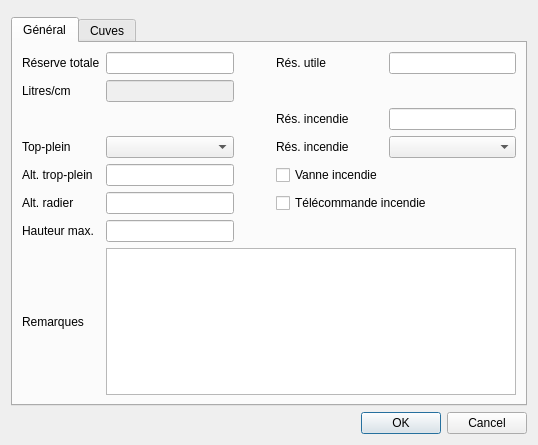
<?xml version="1.0" encoding="UTF-8"?>
<ui version="4.0">
 <class>Dialog</class>
 <widget class="QDialog" name="Dialog">
  <property name="geometry">
   <rect>
    <x>0</x>
    <y>0</y>
    <width>538</width>
    <height>445</height>
   </rect>
  </property>
  <property name="windowTitle">
   <string>Ouvrage - Réservoir</string>
  </property>
  <layout class="QGridLayout" name="gridLayout_3">
   <item row="2" column="0">
    <widget class="QDialogButtonBox" name="buttonBox">
     <property name="orientation">
      <enum>Qt::Horizontal</enum>
     </property>
     <property name="standardButtons">
      <set>QDialogButtonBox::Cancel|QDialogButtonBox::Ok</set>
     </property>
    </widget>
   </item>
   <item row="0" column="0">
    <widget class="QWidget" name="widget" native="true">
     <layout class="QGridLayout" name="gridLayout_2">
      <property name="margin">
       <number>0</number>
      </property>
     </layout>
    </widget>
   </item>
   <item row="1" column="0">
    <widget class="QTabWidget" name="tabWidget">
     <property name="currentIndex">
      <number>0</number>
     </property>
     <widget class="QWidget" name="tab_3">
      <attribute name="title">
       <string>Général</string>
      </attribute>
      <layout class="QGridLayout" name="gridLayout">
       <item row="5" column="2">
        <widget class="QLineEdit" name="altitude_apron"/>
       </item>
       <item row="0" column="1">
        <widget class="QLabel" name="label_3">
         <property name="text">
          <string>Réserve totale</string>
         </property>
        </widget>
       </item>
       <item row="7" column="1">
        <widget class="QLabel" name="label_7">
         <property name="text">
          <string>Remarques</string>
         </property>
        </widget>
       </item>
       <item row="0" column="4">
        <widget class="QLabel" name="label_5">
         <property name="text">
          <string>Rés. utile</string>
         </property>
        </widget>
       </item>
       <item row="0" column="5">
        <widget class="QLineEdit" name="storage_supply"/>
       </item>
       <item row="3" column="1">
        <widget class="QLabel" name="label_9">
         <property name="text">
          <string>Top-plein</string>
         </property>
        </widget>
       </item>
       <item row="4" column="1">
        <widget class="QLabel" name="label_4">
         <property name="text">
          <string>Alt. trop-plein</string>
         </property>
        </widget>
       </item>
       <item row="0" column="2">
        <widget class="QLineEdit" name="storage_total"/>
       </item>
       <item row="4" column="2">
        <widget class="QLineEdit" name="altitude_overflow"/>
       </item>
       <item row="0" column="3">
        <spacer name="horizontalSpacer">
         <property name="orientation">
          <enum>Qt::Horizontal</enum>
         </property>
         <property name="sizeType">
          <enum>QSizePolicy::Fixed</enum>
         </property>
         <property name="sizeHint" stdset="0">
          <size>
           <width>30</width>
           <height>20</height>
          </size>
         </property>
        </spacer>
       </item>
       <item row="1" column="2">
        <widget class="QLineEdit" name="_litrepercm">
         <property name="enabled">
          <bool>false</bool>
         </property>
        </widget>
       </item>
       <item row="3" column="2">
        <widget class="QComboBox" name="fk_overflow"/>
       </item>
       <item row="1" column="1">
        <widget class="QLabel" name="label_11">
         <property name="text">
          <string>Litres/cm</string>
         </property>
        </widget>
       </item>
       <item row="5" column="1">
        <widget class="QLabel" name="label_10">
         <property name="text">
          <string>Alt. radier</string>
         </property>
        </widget>
       </item>
       <item row="5" column="4" colspan="2">
        <widget class="QCheckBox" name="fire_remote">
         <property name="text">
          <string>Télécommande incendie</string>
         </property>
        </widget>
       </item>
       <item row="4" column="4">
        <widget class="QCheckBox" name="fire_valve">
         <property name="text">
          <string>Vanne incendie</string>
         </property>
        </widget>
       </item>
       <item row="3" column="4">
        <widget class="QLabel" name="label_8">
         <property name="text">
          <string>Rés. incendie</string>
         </property>
        </widget>
       </item>
       <item row="2" column="4">
        <widget class="QLabel" name="label_6">
         <property name="text">
          <string>Rés. incendie</string>
         </property>
        </widget>
       </item>
       <item row="3" column="5">
        <widget class="QComboBox" name="fk_firestorage"/>
       </item>
       <item row="2" column="5">
        <widget class="QLineEdit" name="storage_fire"/>
       </item>
       <item row="6" column="1">
        <widget class="QLabel" name="label_22">
         <property name="text">
          <string>Hauteur max.</string>
         </property>
        </widget>
       </item>
       <item row="6" column="2">
        <widget class="QLineEdit" name="height_max"/>
       </item>
       <item row="7" column="2" colspan="4">
        <widget class="QPlainTextEdit" name="remark"/>
       </item>
      </layout>
     </widget>
     <widget class="QWidget" name="tab_4">
      <attribute name="title">
       <string>Cuves</string>
      </attribute>
      <layout class="QGridLayout" name="gridLayout_4">
       <item row="0" column="0">
        <widget class="QGroupBox" name="groupBox">
         <property name="title">
          <string>Cuve 1</string>
         </property>
         <layout class="QGridLayout" name="gridLayout_5">
          <item row="0" column="0">
           <widget class="QLabel" name="label_12">
            <property name="text">
             <string>Type</string>
            </property>
           </widget>
          </item>
          <item row="2" column="0">
           <widget class="QLabel" name="label_14">
            <property name="text">
             <string>Longueur</string>
            </property>
           </widget>
          </item>
          <item row="3" column="0">
           <widget class="QLabel" name="label_15">
            <property name="text">
             <string>Volume</string>
            </property>
           </widget>
          </item>
          <item row="1" column="0">
           <widget class="QLabel" name="label_13">
            <property name="text">
             <string>Diamètre/largeur</string>
            </property>
           </widget>
          </item>
          <item row="4" column="0">
           <widget class="QLabel" name="label_16">
            <property name="text">
             <string>Litres/cm</string>
            </property>
           </widget>
          </item>
          <item row="1" column="1">
           <widget class="QLineEdit" name="cistern1_dimension_1"/>
          </item>
          <item row="2" column="1">
           <widget class="QLineEdit" name="cistern1_dimension_2"/>
          </item>
          <item row="3" column="1">
           <widget class="QLineEdit" name="cistern1_storage"/>
          </item>
          <item row="4" column="1">
           <widget class="QLineEdit" name="_cistern1_litrepercm">
            <property name="enabled">
             <bool>false</bool>
            </property>
           </widget>
          </item>
          <item row="0" column="1">
           <widget class="QComboBox" name="cistern1_fk_type"/>
          </item>
         </layout>
        </widget>
       </item>
       <item row="0" column="1">
        <spacer name="horizontalSpacer_2">
         <property name="orientation">
          <enum>Qt::Horizontal</enum>
         </property>
         <property name="sizeType">
          <enum>QSizePolicy::Fixed</enum>
         </property>
         <property name="sizeHint" stdset="0">
          <size>
           <width>30</width>
           <height>1</height>
          </size>
         </property>
        </spacer>
       </item>
       <item row="0" column="2">
        <widget class="QGroupBox" name="groupBox_2">
         <property name="title">
          <string>Cuve 2</string>
         </property>
         <layout class="QGridLayout" name="gridLayout_6">
          <item row="0" column="0">
           <widget class="QLabel" name="label_17">
            <property name="text">
             <string>Type</string>
            </property>
           </widget>
          </item>
          <item row="2" column="0">
           <widget class="QLabel" name="label_18">
            <property name="text">
             <string>Longueur</string>
            </property>
           </widget>
          </item>
          <item row="3" column="0">
           <widget class="QLabel" name="label_19">
            <property name="text">
             <string>Volume</string>
            </property>
           </widget>
          </item>
          <item row="1" column="0">
           <widget class="QLabel" name="label_20">
            <property name="text">
             <string>Diamètre/largeur</string>
            </property>
           </widget>
          </item>
          <item row="4" column="0">
           <widget class="QLabel" name="label_21">
            <property name="text">
             <string>Litres/cm</string>
            </property>
           </widget>
          </item>
          <item row="1" column="1">
           <widget class="QLineEdit" name="cistern2_dimension_1"/>
          </item>
          <item row="2" column="1">
           <widget class="QLineEdit" name="cistern2_dimension_2"/>
          </item>
          <item row="3" column="1">
           <widget class="QLineEdit" name="cistern2_storage"/>
          </item>
          <item row="4" column="1">
           <widget class="QLineEdit" name="_cistern2_litrepercm">
            <property name="enabled">
             <bool>false</bool>
            </property>
           </widget>
          </item>
          <item row="0" column="1">
           <widget class="QComboBox" name="cistern2_fk_type"/>
          </item>
         </layout>
        </widget>
       </item>
       <item row="1" column="1">
        <spacer name="verticalSpacer">
         <property name="orientation">
          <enum>Qt::Vertical</enum>
         </property>
         <property name="sizeHint" stdset="0">
          <size>
           <width>20</width>
           <height>40</height>
          </size>
         </property>
        </spacer>
       </item>
      </layout>
     </widget>
    </widget>
   </item>
  </layout>
 </widget>
 <tabstops>
  <tabstop>storage_total</tabstop>
  <tabstop>storage_supply</tabstop>
  <tabstop>storage_fire</tabstop>
  <tabstop>fk_overflow</tabstop>
  <tabstop>fk_firestorage</tabstop>
  <tabstop>altitude_overflow</tabstop>
  <tabstop>altitude_apron</tabstop>
  <tabstop>height_max</tabstop>
  <tabstop>fire_valve</tabstop>
  <tabstop>fire_remote</tabstop>
  <tabstop>remark</tabstop>
  <tabstop>_litrepercm</tabstop>
  <tabstop>buttonBox</tabstop>
  <tabstop>tabWidget</tabstop>
  <tabstop>cistern1_dimension_1</tabstop>
  <tabstop>cistern1_dimension_2</tabstop>
  <tabstop>cistern1_storage</tabstop>
  <tabstop>_cistern1_litrepercm</tabstop>
  <tabstop>cistern1_fk_type</tabstop>
  <tabstop>cistern2_dimension_1</tabstop>
  <tabstop>cistern2_dimension_2</tabstop>
  <tabstop>cistern2_storage</tabstop>
  <tabstop>_cistern2_litrepercm</tabstop>
  <tabstop>cistern2_fk_type</tabstop>
 </tabstops>
 <resources/>
 <connections>
  <connection>
   <sender>buttonBox</sender>
   <signal>accepted()</signal>
   <receiver>Dialog</receiver>
   <slot>accept()</slot>
   <hints>
    <hint type="sourcelabel">
     <x>248</x>
     <y>254</y>
    </hint>
    <hint type="destinationlabel">
     <x>157</x>
     <y>274</y>
    </hint>
   </hints>
  </connection>
  <connection>
   <sender>buttonBox</sender>
   <signal>rejected()</signal>
   <receiver>Dialog</receiver>
   <slot>reject()</slot>
   <hints>
    <hint type="sourcelabel">
     <x>316</x>
     <y>260</y>
    </hint>
    <hint type="destinationlabel">
     <x>286</x>
     <y>274</y>
    </hint>
   </hints>
  </connection>
 </connections>
</ui>
